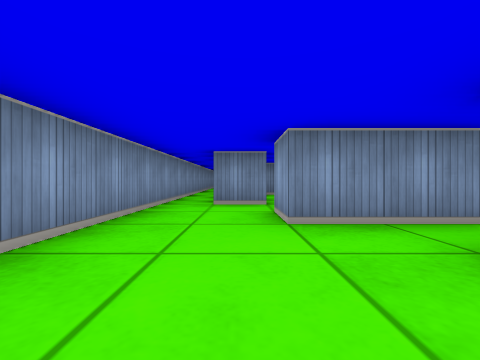
View 1 (above)

16 first-person views from a walk through a cub3D maze. The camera is about half as high as the walls, looks level and sees 90° across. The floor is counted in squares. Each view is taken from the middle of a square. On the plan, view 1 faces up. The plan holds only what a view shows up to about 9 squares ahead; the rest is blank.

View 2
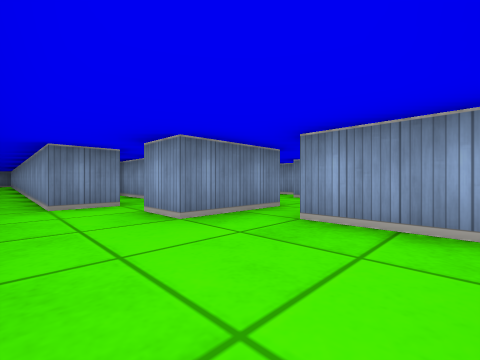

View 3
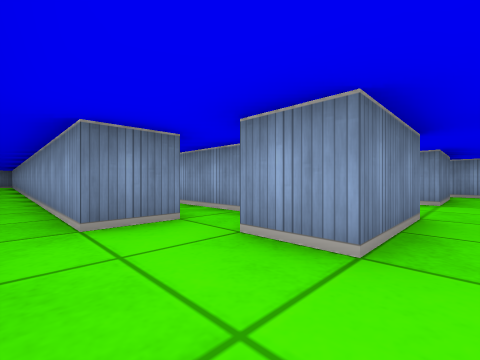

View 4
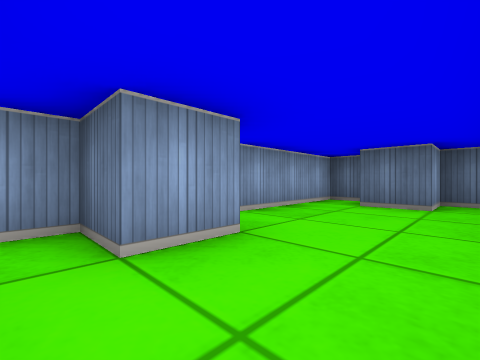

View 5
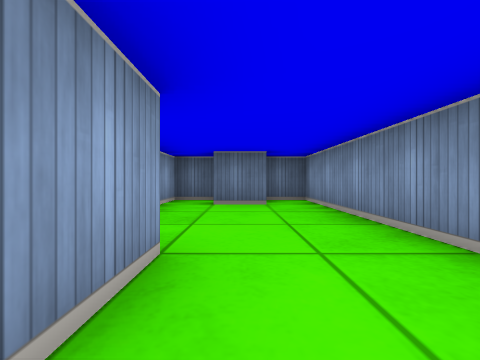

View 6
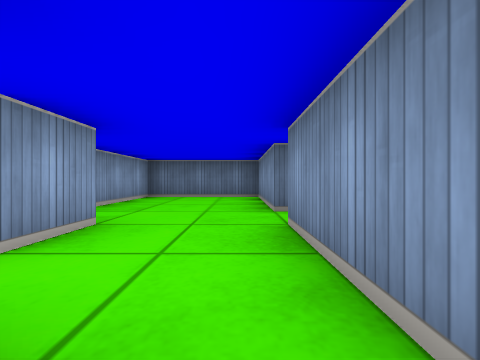

View 7
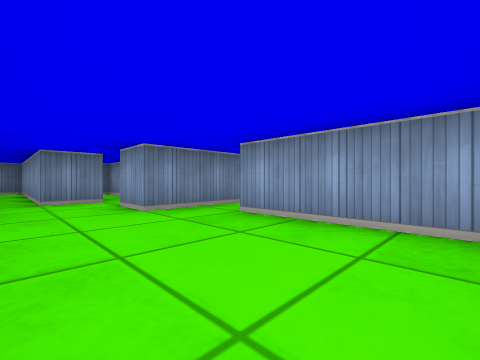

View 8
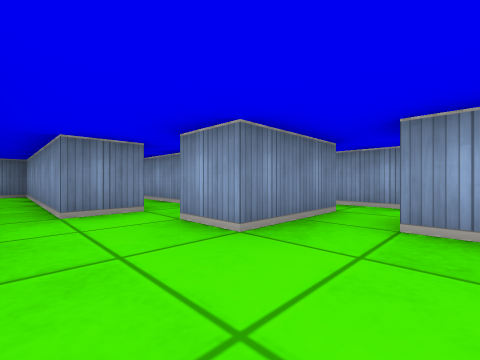

View 9
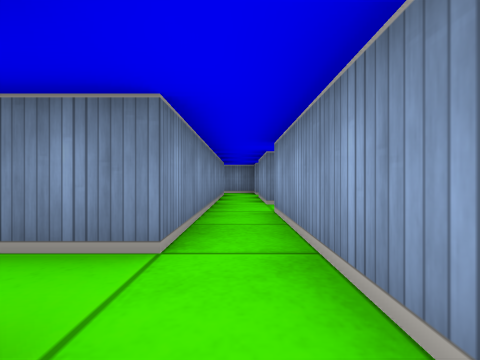

View 10
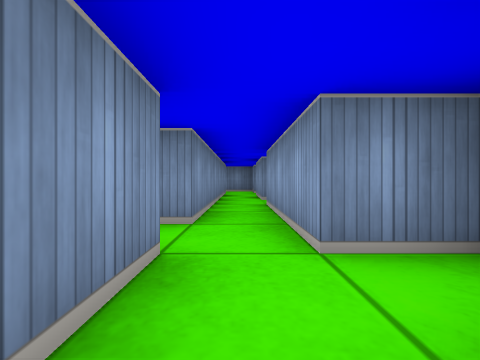

View 11
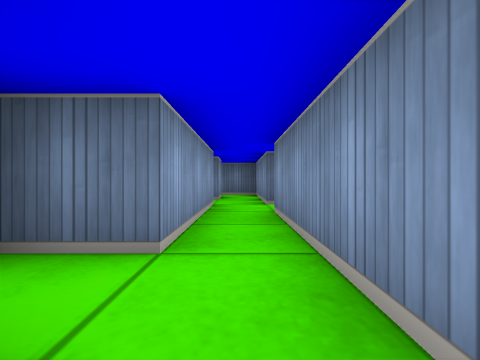

View 12
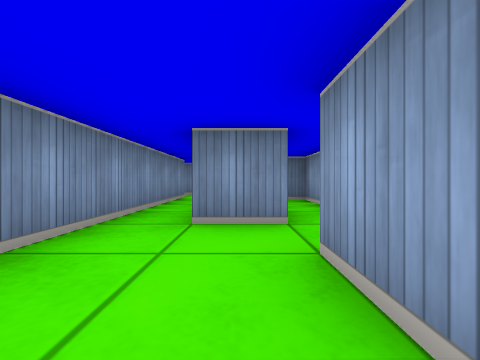

View 13
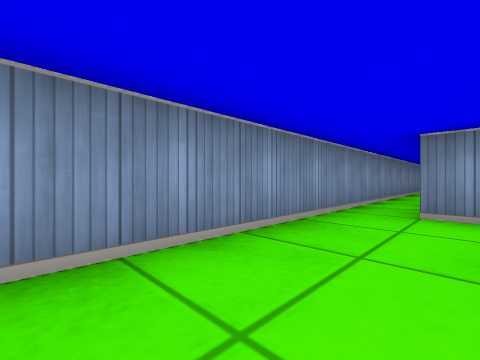

View 14
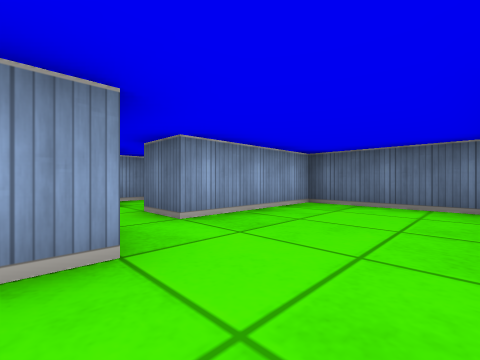

View 15
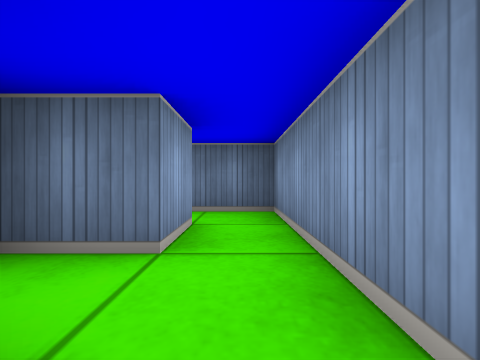

View 16
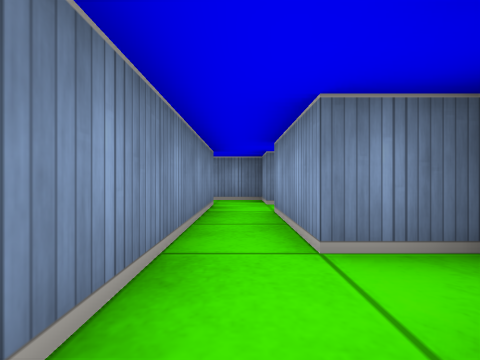

### Floor plan
Points are (right, up) in squares from view 1. A wall is a line through its corners. A room is listed if a view was taken in it or the views show most of it. See-through windows are left out.
Room 1 (views 1, 2, 3, 4, 13)
walls: (-1.5, 11.4) (-1.5, -1.5) (-0.5, -1.5) (-0.5, -0.5) (0.5, -0.5); (-0.5, 4.5) (-0.5, 14.1); (1.5, 2.5) (0.5, 2.5) (0.5, 3.5); (0.5, -1.5) (1.5, -1.5) (1.5, 1.5)
ways out: opening at (0, 4) to room 2; opening at (2, 2) to room 3
Room 2 (view 5)
walls: (0.5, 4.5) (-0.5, 4.5); (0.5, 3.5) (1.5, 3.5) (1.5, 7.5)
ways out: opening at (0, 4) to room 1
Room 3 (views 6, 7, 8, 12, 14)
walls: (2.5, 1.5) (2.5, -1.5) (5.5, -1.5) (5.5, 1.5); (3.5, 4.5) (3.5, 9.5) (2.2, 9.5); (5.5, 2.5) (4.5, 2.5) (4.5, 3.5); (2.5, 8.5) (2.5, 2.5) (1.5, 2.5)
ways out: opening at (2, 2) to room 1; opening at (6, 2) to room 5; opening at (4, 4) to room 6
Room 4 (views 9, 10)
walls: (7.5, -0.5) (7.5, 0.5) (8.5, 0.5) (8.5, 1.2); (6.5, 1.5) (6.5, -1.5) (7.8, -1.5); (8.5, 1.5) (7.5, 1.5)
ways out: opening at (7, 2) to room 5
Room 5 (views 11, 15, 16)
walls: (8.5, 5.5) (7.5, 5.5) (7.5, 7.5); (6.5, 8.5) (6.5, 2.5) (5.5, 2.5); (7.5, 1.5) (7.5, 4.5) (8.5, 4.5); (5.5, 1.5) (6.5, 1.5); (7.5, 9.5) (6.4, 9.5)
ways out: opening at (6, 2) to room 3; opening at (7, 2) to room 4; opening at (8.5, 8)
Room 6 (no view inside)
walls: (4.5, 4.5) (3.5, 4.5); (5.5, 4.1) (5.5, 7.5) (5, 7.5)
ways out: opening at (4, 4) to room 3

Where each view was taken, in squares from view 1:
view 1: 0 up, 0 right, facing up
view 2: 0 up, 1 left, facing up-right
view 3: 2 up, 1 left, facing up-right
view 4: 4 up, 1 left, facing down-right
view 5: 4 up, 0 right, facing down
view 6: 5 up, 3 right, facing down
view 7: 1 down, 3 right, facing up-right
view 8: 1 up, 3 right, facing up-right
view 9: 1 up, 7 right, facing up
view 10: 0 up, 7 right, facing up
view 11: 6 up, 7 right, facing down
view 12: 2 up, 4 right, facing up
view 13: 1 up, 0 right, facing up-left
view 14: 3 up, 3 right, facing down-right
view 15: 2 up, 7 right, facing down
view 16: 4 up, 7 right, facing up
